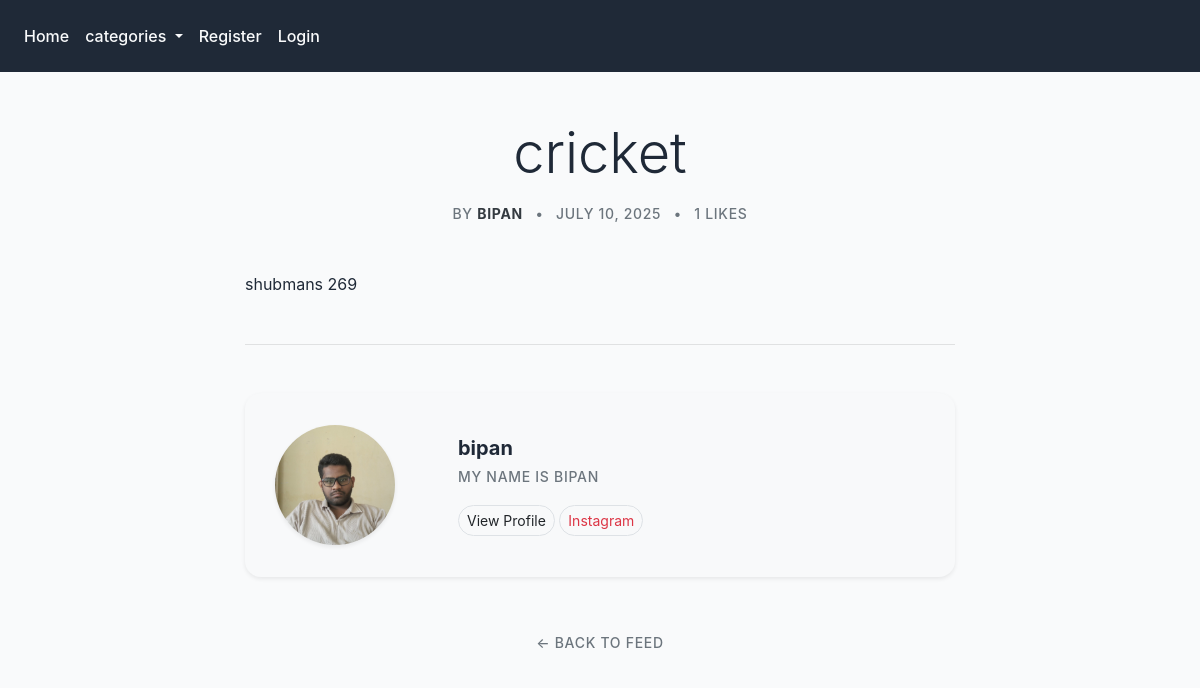
/artcle/2, run on the app's committed database.
### theblog/models.py (models this page shows, shortened)
class post(models.Model):
    title = models.CharField(max_length=255)
    author= models.ForeignKey(User,on_delete=models.CASCADE)
    header_image=models.ImageField(null=True,blank=True,upload_to='images/')
    body= RichTextField(blank=True,null=True)
    post_date=models.DateField(auto_now_add=True)
    category=models.CharField(max_length=255,default='coding')
    snippet=models.CharField(max_length=255)
    likes=models.ManyToManyField(User,related_name='blog_posts')
    def totallikes(self):
        return self.likes.count()

class profile(models.Model):
    bloguser=models.OneToOneField(User,null=True,on_delete=models.CASCADE)
    bio= models.TextField(blank=True,null=True)
    profile_pic=models.ImageField(null=True,blank=True,upload_to='images/profile/')
    websitelink=models.CharField(null=True,blank=True,max_length=255)
    instagramlink=models.CharField(null=True,blank=True,max_length=255)

### theblog/views.py (the view)
# urls.py: path('artcle/<int:pk>',articledetailview.as_view(),name='blog-article'),
class articledetailview(DetailView):
    model=post
    template_name='atrcile_detailview.html'
    def get_context_data(self, *args ,**kwargs):
        catmenu=Category.objects.all()
        stuff=post.objects.get(id=self.kwargs['pk'])
        totallikes=stuff.totallikes
        liked=False
        if stuff.likes.filter(id=self.request.user.id).exists():
            liked=True
        else:
            liked=False
        context = super(articledetailview, self).get_context_data(*args ,**kwargs)
        context['catmenu']=catmenu
        context['totallikes']=totallikes
        context['lik']=liked
        return context

### theblog/models.py (called while the page is built)
    def __str__(self):
        return str(self.name)

### theblog/templates/atrcile_detailview.html (shortened to what this page needs)
{%extends 'base.html'%} {% load static%}  {% block content %}
<div class="container mt-5 mb-5">
  <div class="row justify-content-center">
    <div class="col-lg-8">
      <div class="article-header text-center mb-5">
        <h1 class="display-4 fw-bold mb-3">{{ post.title }}</h1>
        <div class="article-meta text-muted mb-4">
          <span>By <strong class="text-dark">{{ post.author }}</strong></span>
          <span class="mx-2">•</span>
          <span>{{ post.post_date }}</span>
          <span class="mx-2">•</span>
          <span
            > {{ totallikes }}
            Likes</span
          >
        </div>
      </div>
      <div class="article-content lh-lg fs-5 mb-5">{{ post.body|safe }}</div>
      <hr class="my-5" />
      <div class="card border-0 shadow-sm rounded-4 bg-light p-3">
        <div class="row g-0 align-items-center">
          <div class="col-md-3 text-center p-3">
            {%if post.author.profile.profile_pic%}
            <img
              src="{{ post.author.profile.profile_pic.url }}"
              class="rounded-circle shadow-sm"
              style="width: 120px; height: 120px; object-fit: cover"
            />
            {%else%}
            <img
              src="{% static 'theblog/image/default_profile_pic.png' %}"
              class="rounded-circle shadow-sm"
              style="width: 120px; height: 120px; object-fit: cover"
            />
            {%endif%}
          </div>
          <div class="col-md-9">
            <div class="card-body">
              <h5 class="card-title fw-bold mb-1">{{ post.author }}</h5>
              <p class="card-text text-muted mb-3">
                {{ post.author.profile.bio }}
              </p>
              <div class="author-links">
                {%if post.author.profile%}
                <a
                  href="{% url 'user_profile' post.author.id %}"
                  class="btn btn-sm btn-white border rounded-pill me-2"
                  >View Profile</a
                >
                {%endif%}  {%if post.author.profile.instagramlink%}
                <a
                  href="{{ post.author.profile.instagramlink }}"
                  target="_blank"
                  class="btn btn-sm btn-white border rounded-pill text-danger"
                  >Instagram</a
                >
                {%endif%}
              </div>
            </div>
          </div>
        </div>
      </div>
      <div class="mt-5 text-center">
        <a
          href="{% url 'home' %}"
          class="btn btn-link text-decoration-none text-muted"
          >← Back to Feed</a
        >
      </div>
    </div>
  </div>
</div>
{%endblock%}

### static/the_blog/css/styles.css (style rules this page uses)
:root { --primary-color: #2563eb; --text-dark: #1f2937; --text-muted: #6b7280; --bg-light: #f9fafb; --transition: all 0.3s ease; }
body { background-color: var(--bg-light); font-family: 'Inter', system-ui, -apple-system, sans-serif; color: var(--text-dark); }
.container { max-width: 1140px; }
.card { border: none; border-radius: 16px; background: #ffffff; box-shadow: 0 4px 6px -1px rgba(0, 0, 0, 0.1), 0 2px 4px -1px rgba(0, 0, 0, 0.06); transition: var(--transition); overflow: hidden; margin-bottom: 2rem; }
.card-title { font-weight: 700; font-size: 1.25rem; line-height: 1.4; margin-bottom: 0.75rem; color: var(--text-dark); }
.card-text { color: var(--text-muted); line-height: 1.6; }
.text-muted { font-size: 0.875rem; text-transform: uppercase; letter-spacing: 0.05em; font-weight: 500; }
.navbar, .container-fluid, .container { overflow: visible !important; }
.container, .container-fluid { overflow: visible !important; }

### data on the page
post: title "cricket", author "BIPAN", post_date "JULY 10, 2025", id "1", body "shubmans 269", author.profile.profile_pic (picture), author "bipan", author.profile.bio "MY NAME IS BIPAN"
